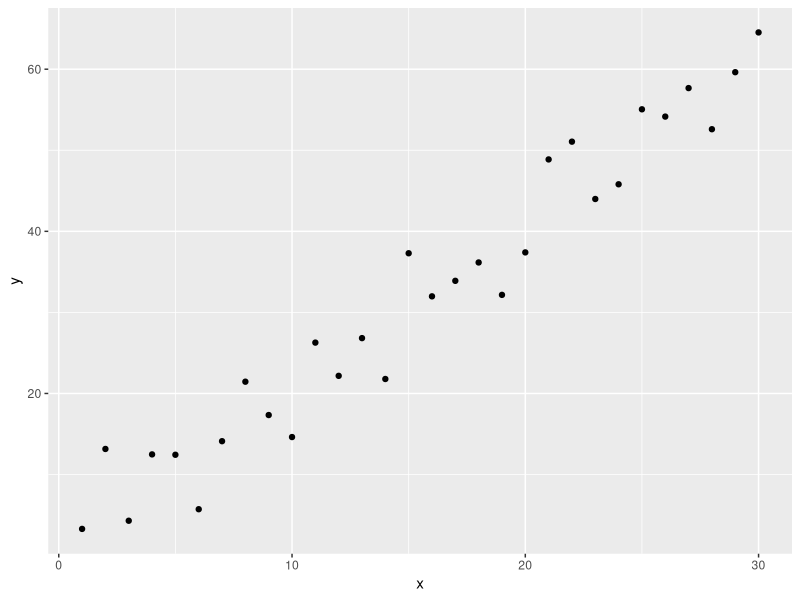
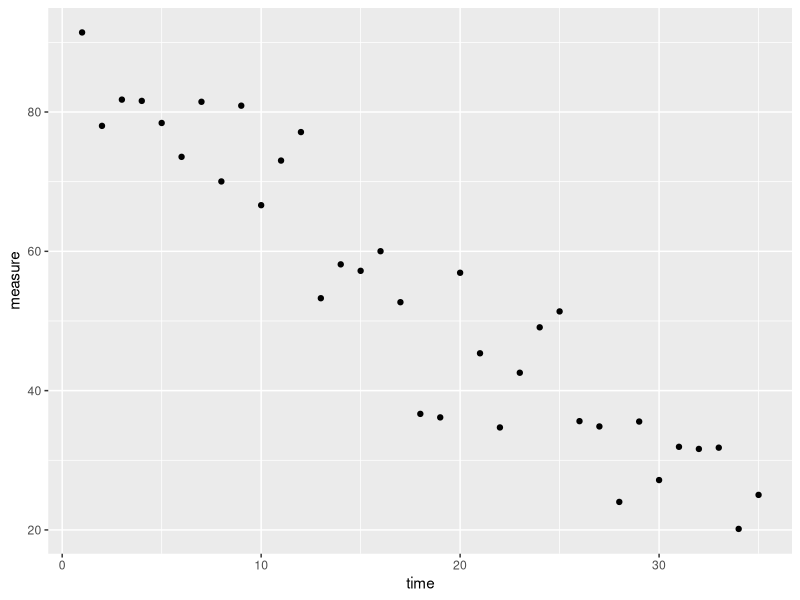
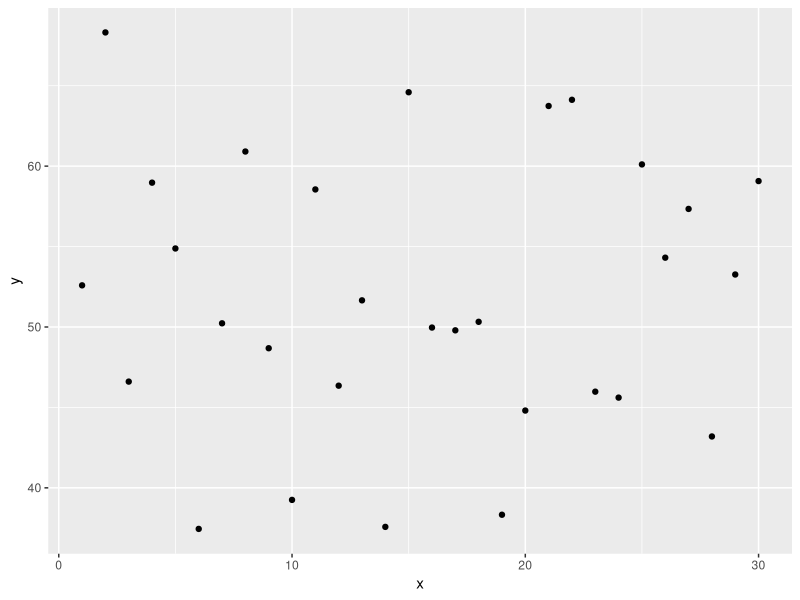
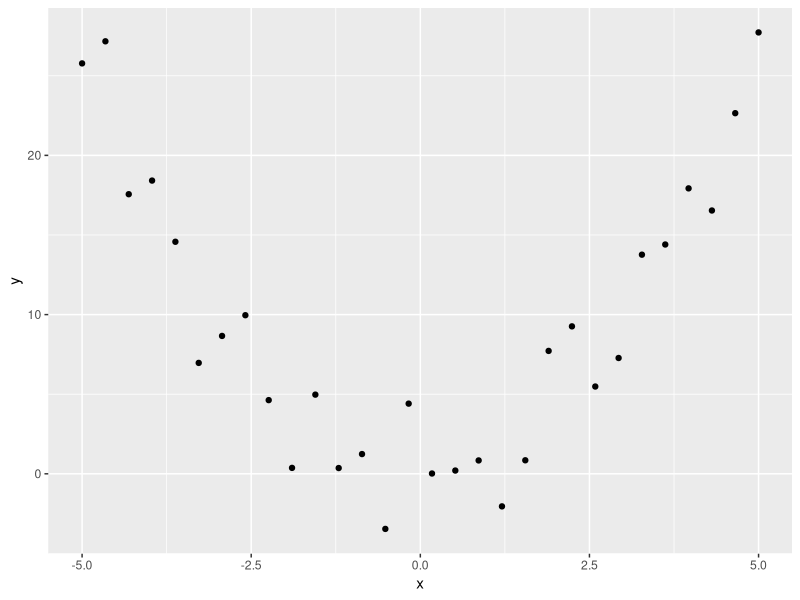
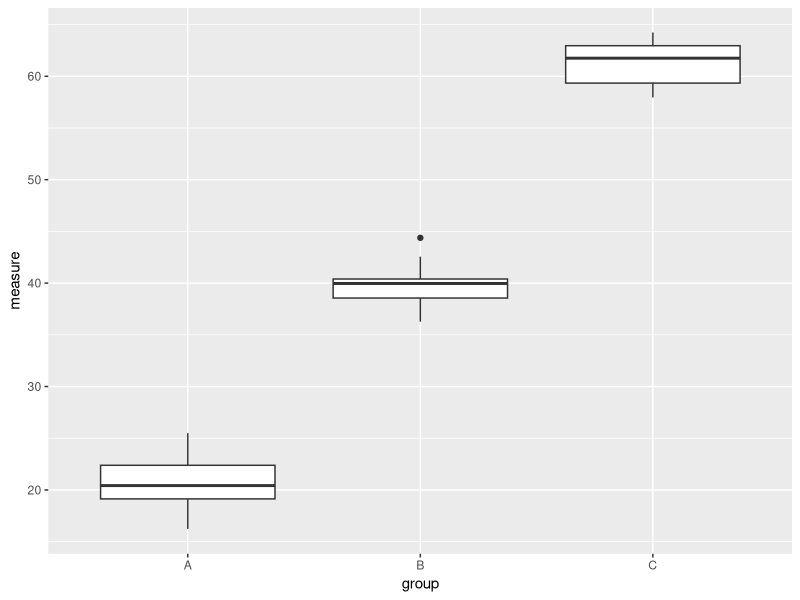
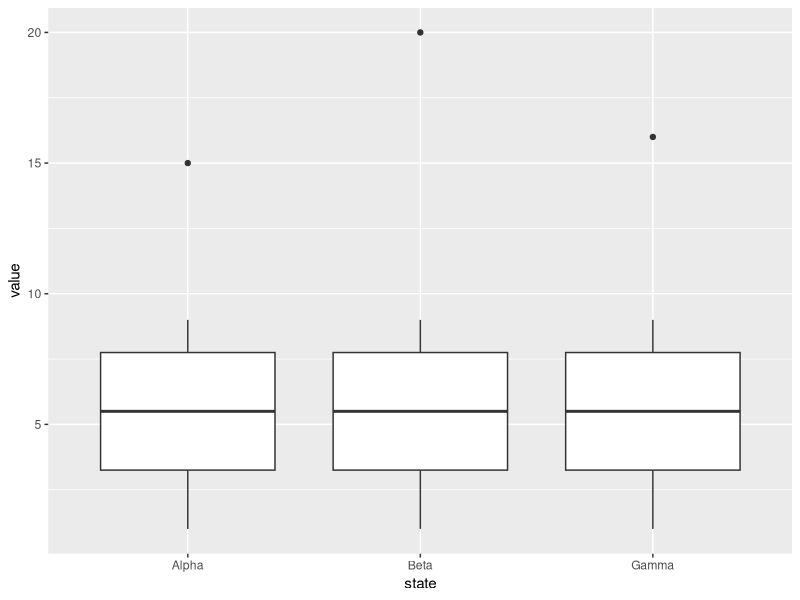
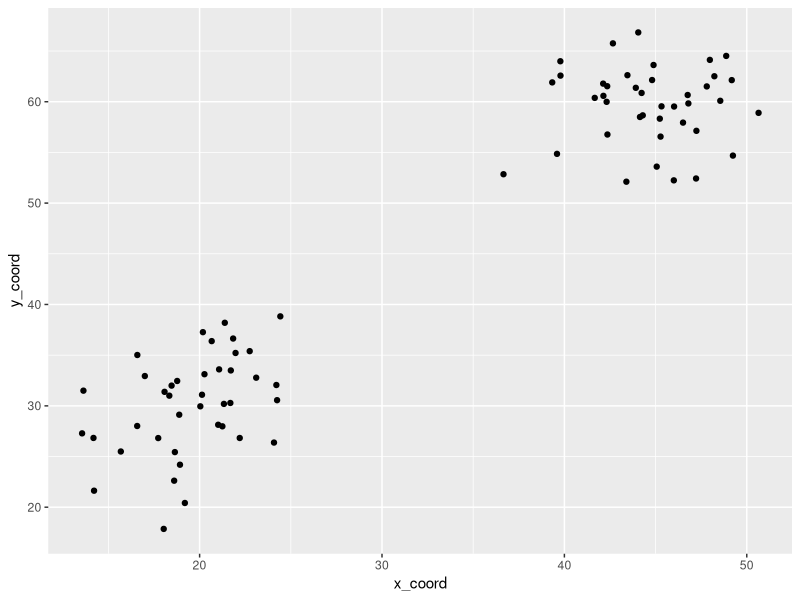
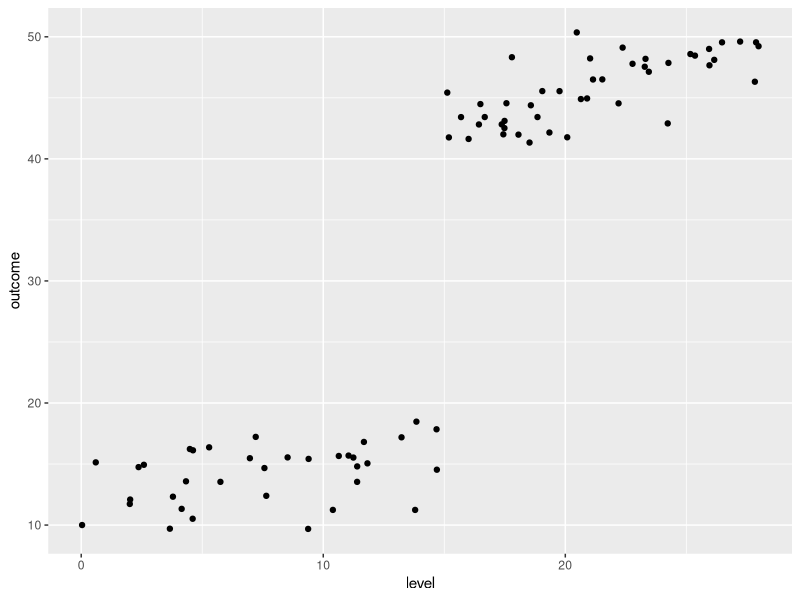

These figures' R source, in order:
#!/usr/bin/env Rscript
# Generate images from baseline sample data
# Setup code creates the data, you code the plots

library(ggplot2)
library(tibble)

# Create output directory
dir.create("sample-images/baseline", showWarnings = FALSE, recursive = TRUE)

# ============================================================================
# baseline_positive_correlation
# ============================================================================
# Prompt: Can you plot the df dataset with the `x` column on the x axis and the y column on
# the y-axis and then briefly tell me what relationship you observe? df already exists in
# your environment.

set.seed(15)
df <- tibble::tibble(
  x = 1:30,
  y = 2 * (1:30) + rnorm(30, 0, 5)
)

# TODO: Code your plot here
p <- ggplot(df, aes(x = x, y = y)) +
  geom_point()

ggsave("sample-images/baseline/positive_correlation.png", p, width = 7, height = 5, dpi = 150)
rm(df)

# ============================================================================
# baseline_negative_correlation
# ============================================================================
# Prompt: plot the `df` dataset as a scatterplot with the `time` column on the x-axis and the `measure` column on the y-axis.
# the `df` dataset already exists in your environment. briefly tell me what relationship you see in the plot.

set.seed(42)
df <- tibble::tibble(
  time = 1:35,
  measure = 85 - 1.8 * (1:35) + rnorm(35, 0, 6)
)

# TODO: Code your plot here
p <- ggplot(df, aes(x = time, y = measure)) +
  geom_point()

ggsave("sample-images/baseline/negative_correlation.png", p, width = 7, height = 5, dpi = 150)
rm(df)

# ============================================================================
# baseline_no_correlation
# ============================================================================
# Prompt: scatterplot the df dataset with x on the x axis and y on the y axis and succinctly tell
# me what relationship you see. df already exists in your environment.

set.seed(15)
df <- tibble::tibble(
  x = 1:30,
  y = rnorm(30, 50, 10)
)

# TODO: Code your plot here
p <- ggplot(df, aes(x = x, y = y)) +
  geom_point()

ggsave("sample-images/baseline/no_correlation.png", p, width = 7, height = 5, dpi = 150)
rm(df)

# ============================================================================
# baseline_quadratic
# ============================================================================
# Prompt: Plot as a scatterplot the df dataset with the `x` column on the x-axis and the `y` column
# on the `y-axis` then succinctly tell me what relationship you see. df already
# exists for you. you do not need to create it.

set.seed(15)
df <- tibble::tibble(
  x = seq(-5, 5, length.out = 30),
  y = (seq(-5, 5, length.out = 30))^2 + rnorm(30, 0, 3)
)

# TODO: Code your plot here
p <- ggplot(df, aes(x = x, y = y)) +
  geom_point()

ggsave("sample-images/baseline/quadratic.png", p, width = 7, height = 5, dpi = 150)
rm(df)

# ============================================================================
# baseline_categorical_difference
# ============================================================================
# Prompt: make a boxplot or something like that using df
# put `group` column on the x-axis and the `measure` column on the y-axis, and
# concisely tell me what patterns you observe.

set.seed(15)
df <- tibble::tibble(
  group = rep(c("A", "B", "C"), each = 10),
  measure = c(rnorm(10, 20, 3), rnorm(10, 40, 3), rnorm(10, 60, 3))
)

# TODO: Code your plot here
p <- ggplot(df, aes(x = group, y = measure)) +
  geom_boxplot()

ggsave("sample-images/baseline/categorical_difference.png", p, width = 7, height = 5, dpi = 150)
rm(df)

# ============================================================================
# baseline_categorical_no_difference
# ============================================================================
# Prompt: Create a boxplot using the df dataset. it already exists for you in your environment.
# put `state` on the x axis and the `value` column on the y -- then briefly tell me what patterns you see.

set.seed(400)
df <- tibble::tibble(
  state = rep(c("Alpha", "Beta", "Gamma"), each = 10),
  value =
    c(
      c(1:9, 15),
      c(1:9, 20),
      c(1:9, 16)
    )
)

# TODO: Code your plot here
p <- ggplot(df, aes(x = state, y = value)) +
  geom_boxplot()

ggsave("sample-images/baseline/categorical_no_difference.png", p, width = 7, height = 5, dpi = 150)
rm(df)

# ============================================================================
# baseline_bimodal_clusters
# ============================================================================
# Prompt: create a scatterplot with the df dataset, which already exists in your environment.
# put `x_coord` on the x-axis and `y_coord` on the y-axis. briefly describe what you observe.

set.seed(567)
df <- tibble::tibble(
  x_coord = c(
    rnorm(40, 20, 3),   # Cluster 1: centered at 20
    rnorm(40, 45, 3)    # Cluster 2: centered at 45
  ),
  y_coord = c(
    rnorm(40, 30, 4),   # Cluster 1: centered at 30
    rnorm(40, 60, 4)    # Cluster 2: centered at 60
  )
)

# TODO: Code your plot here
p <- ggplot(df, aes(x = x_coord, y = y_coord)) +
  geom_point()

ggsave("sample-images/baseline/bimodal_clusters.png", p, width = 7, height = 5, dpi = 150)
rm(df)

# ============================================================================
# baseline_threshold_effect
# ============================================================================
# Prompt: create a scatterplot with the df dataset, which already exists in your environment.
# put `level` on the x-axis and `outcome` on the y-axis. briefly describe what you see.

set.seed(234)
df <- tibble::tibble(
  level = runif(80, 0, 30),
  outcome = ifelse(
    level < 15,
    12 + 0.3 * level + rnorm(80, 0, 2),
    35 + 0.5 * level + rnorm(80, 0, 2)
  )
)

# TODO: Code your plot here
p <- ggplot(df, aes(x = level, y = outcome)) +
  geom_point()

ggsave("sample-images/baseline/threshold_effect.png", p, width = 7, height = 5, dpi = 150)
rm(df)

# ============================================================================
# baseline_positive_subgroups
# ============================================================================
# Prompt: plot the `df` dataset with the `duration` column on the x-axis and the `score` column
# on the y-axis. represent `group` with color or another way. the `df` dataset already exists in your environment.
# briefly tell me what you see.

set.seed(456)
df <- tibble::tibble(
  duration = rep(10:60, times = 3),
  group = rep(c("A", "B", "C"), each = 51),
  score = c(
    8 + 0.4 * (10:60) + rnorm(51, 0, 2.5),    # A: higher baseline, steeper
    5 + 0.25 * (10:60) + rnorm(51, 0, 2),     # B: middle baseline, moderate
    3 + 0.15 * (10:60) + rnorm(51, 0, 1.5)    # C: lower baseline, gentler
  )
)
df$score <- pmax(df$score, 0)

# TODO: Code your plot here
p <- ggplot(df, aes(x = duration, y = score, color = group)) +
  geom_point()

ggsave("sample-images/baseline/positive_subgroups.png", p, width = 7, height = 5, dpi = 150)
rm(df)

# ============================================================================
# baseline_department_values
# ============================================================================
# Prompt: create a boxplot showing the df dataset, which already exists in your environment.
# put `department` on the x-axis and `value` on the y-axis.
# briefly tell me what you observe in the plot.

set.seed(789)
df <-
  tibble::tibble(
    department = rep(c("Sales", "Engineering", "Support"), each = 25),
    value = c(
      rnorm(25, 72, 7),   # Sales: middle
      rnorm(25, 85, 6),   # Engineering: highest
      rnorm(25, 58, 8)    # Support: lowest
    )
  )

# TODO: Code your plot here
p <- ggplot(df, aes(x = department, y = value)) +
  geom_boxplot()

ggsave("sample-images/baseline/department_values.png", p, width = 7, height = 5, dpi = 150)
rm(df)

# ============================================================================
# baseline_temperature_energy
# ============================================================================
# Prompt: can you create a scatter or line plt using the df dataset? Put `temperature` column
# on the x and `metric` column on the y and color the points/lines by the `category` column.
# Then, concisely tell me what patterns you see. df already exists.

set.seed(789)
temp_seq <- seq(30, 100, length.out = 50)
df <- tibble::tibble(
  temperature = rep(temp_seq, times = 2),
  category = rep(c("A", "B"), each = 50),
  metric = c(
    1500 + 0.8 * (temp_seq - 65)^2 + rnorm(50, 0, 100),  # A: U-shaped centered at 65
    1200 + 0.6 * (temp_seq - 65)^2 + rnorm(50, 0, 80)    # B: U-shaped, lower
  )
)

# TODO: Code your plot here
p <- ggplot(df, aes(x = temperature, y = metric, color = category)) +
  geom_point()

ggsave("sample-images/baseline/temperature_energy.png", p, width = 7, height = 5, dpi = 150)
rm(df)

# ============================================================================
# baseline_product_sales
# ============================================================================
# Prompt: Create a lineplot with the df dataset with the `month` column
# on the x-axis and the `sales` column on the y-axis and different lines colored
# by the `product` column. then briefly tell me what patterns you see. df already
# exists. you do not need to create it.

set.seed(456)
df <- tibble::tibble(
  month = rep(1:12, times = 3),
  product = rep(c("Product A", "Product B", "Product C"), each = 12),
  sales = c(
    5000 + 500 * sin((1:12) * pi / 6) + rnorm(12, 0, 300),
    3000 + 200 * (1:12) + rnorm(12, 0, 200),
    8000 - 400 * (1:12) + rnorm(12, 0, 400)
  )
)

# TODO: Code your plot here
p <- ggplot(df, aes(x = month, y = sales, color = product)) +
  geom_line()

ggsave("sample-images/baseline/product_sales.png", p, width = 7, height = 5, dpi = 150)
rm(sales)

# ============================================================================
# baseline_category_time_growth
# ============================================================================
# Prompt: can you make a scatter plot or line plot with the df dataset, which already exists in your environment? put `time` on the x-axis and
# `value` on the y-axis and color the points/lines with the `category` column. then succinctly tell me
# what patterns you see.

set.seed(123)
df <- tibble::tibble(
  category = rep(c("A", "B", "C", "D"), each = 30),
  time = rep(0:29, times = 4),
  value = c(
    35000 + 1200 * (0:29) + rnorm(30, 0, 3000),  # A
    50000 + 1800 * (0:29) + rnorm(30, 0, 4000),  # B
    80000 + 9000 * (0:29) + rnorm(30, 0, 5000),  # C
    90000 + 10000 * (0:29) + rnorm(30, 0, 6000)   # D
  )
)

# TODO: Code your plot here
p <- ggplot(df, aes(x = time, y = value, color = category)) +
  geom_line() +
  geom_point()

ggsave("sample-images/baseline/category_time_growth.png", p, width = 7, height = 5, dpi = 150)
rm(df)

cat("✓ Dataset generation complete. Now code your plots and run this script to generate images.\n")
